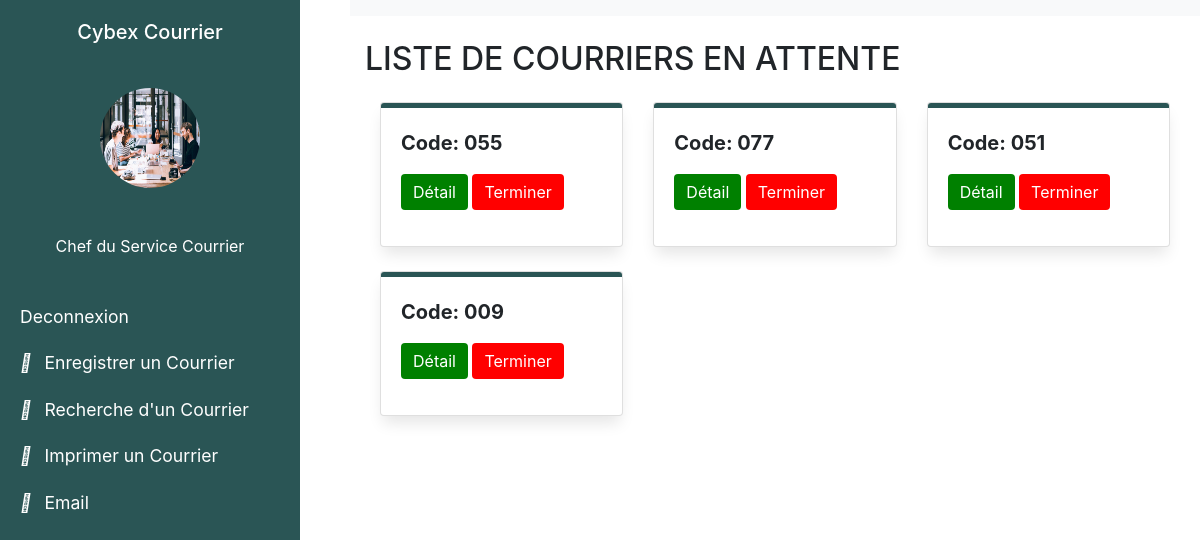
Page /courrier_attente/ on the committed database.
### senat/models.py (models this page shows, shortened)
class Courrier(models.Model):
    transmetteur = models.CharField(max_length=150, choices=EMETTEUR)
    recepteur = models.CharField(max_length=100, choices=RECEPTEUR)
    types = models.CharField(max_length=100, choices=TYPES_COURRIERS)
    structure = models.CharField(max_length=100, choices=STRUCTURE, null=True, blank=True)
    code = models.CharField(max_length=100, null=False, blank=False)
    annee = models.CharField(max_length=100, null=True, blank=True)
    date = models.DateField(blank=True, null=True)
    objet = models.CharField(max_length=10000, null=False, blank=False)
    service_traitement = models.CharField(max_length=150, choices=SERVICE_TRAITEMENT)
    mention = models.CharField(max_length=100, choices=MENTION, null=True, blank=True)
    is_active = models.BooleanField(default=True)
    created_at = models.DateTimeField(auto_now_add=True)
    class Meta:
        db_table = "courrier"

### senat/views.py (the view)
# urls.py: path('courrier_attente/', views.courrier_attente, name='courrier_attente'),
def courrier_attente(request):
    courrier = Courrier.objects.filter(mention="ETUDE ET COMPTE RENDU", is_active=True)
    return render(request, 'courrier_attente.html', {"courrier": courrier})

### senat/templates/courrier_attente.html (shortened to what this page needs)
{% load static %}
{% load crispy_forms_tags %}
<!DOCTYPE html>
<html>
<head>
<link rel="stylesheet" href="https://stackpath.bootstrapcdn.com/font-awesome/4.7.0/css/font-awesome.min.css">
<link rel="stylesheet" href="https://stackpath.bootstrapcdn.com/bootstrap/4.3.1/css/bootstrap.min.css">
</head>
<body>
    <div class="wrapper">
        <nav id="sidebar">
            <div class="sidebar-header text-center">
                <h5>Cybex Courrier</h5>
            </div>
            <div class="text-center">
                <img src="{% static 'landing/assets/img/about.jpg' %}" class="img logo rounded-circle mb-3 mt-3" style="width: 100px; height: 100px;">
            </div>
            <p class="text-center" style="color: #fff"> <br> Chef du Service Courrier</p>
            <ul class="list-unstyled components">
                <li class="active">
                    <a href="{% url 'account:index' %}">
                        Deconnexion
                    </a>
                </li>
                <li>
                    <a href="{% url 'senat:chef_service' %}">
                        <i class="fas fa-user mr-2"></i>
                        Enregistrer un Courrier
                    </a>
                </li>
                <li>
                    <a href="{% url 'senat:search_chef' %}">
                        <i class="fas fa-tasks mr-2"></i>
                        Recherche d'un Courrier
                    </a>
                </li>
                <li>
                    <a href="{% url 'senat:list_courrier' %}">
                        <i class="fas fa-cog mr-2"></i>
                        Imprimer un Courrier
                    </a>
                </li>
                <li>
                    <a href="{% url 'senat:envoi_email' %}">
                        <i class="fas fa-cog mr-2"></i>
                        Email
                    </a>
                </li>
            </ul>
        </nav>
        <div id="content" >
            <nav class="navbar navbar-expand-lg navbar-light bg-light">
            </nav>
            <div class="container-fluid">
                <h2 class="mb-4 mt-4">LISTE DE COURRIERS EN ATTENTE</h2>
                <div class="container">
                    <div class="row">
                        {% for courriers in courrier %}
                            <div class="col-12 col-sm-6 col-lg-4 mb-4">
                                <div class="card" style="border-color:; box-shadow: 0px 10px 15px -3px rgba(0,0,0,0.1);">
                                    <div class="card-body" style="border-top: 5px solid #2a5555; border-radius: 3px;">
                                        <p style="font-size: 20px; font-weight: bold;">
                                            Code: {{ courriers.code }}
                                        <p>
                                        <a style="color: black" href=" {% url 'senat:courrier_attente_detail' courriers.id %} ">
                                            <button type="button" class="btn btn-primary" style="background-color: green; border: none">Détail</button>
                                        </a>
                                        <button type="button" class="btn btn-primary" style="background-color: red; border: none" data-toggle="modal" data-target="#exampleModal">Terminer</button>
                                    </div>
                                </div>
                            </div>
                        {% endfor %}
                    </div>
                </div>
            </div>
        </div>
    </div>
</body>
</html>

### senat/templates/courrier_attente.html (style rules this page uses)
.wrapper { display: flex; width: 100%; }
.img { background-size: cover; background-repeat: no-repeat; background-position: center center; }
#sidebar { height: 100%; width: 300px; position: fixed; z-index: 1; top: 0; left: 0; background-color: #2a5555; overflow-x: hidden; transition: all 0.3s; }
#sidebar .sidebar-header { padding: 20px; color: #fff; }
#sidebar ul.components { padding: 20px 0; }
#sidebar ul li a { padding: 10px; padding-left: 20px; font-size: 1.1em; display: block; color: #fff; text-decoration: none; }
#content { width: 100%; padding-left: 350px; transition: all 0.3s; }

### rows in the picture
Courrier: code "055"
Courrier: code "077"
Courrier: code "051"
Courrier: code "009"
